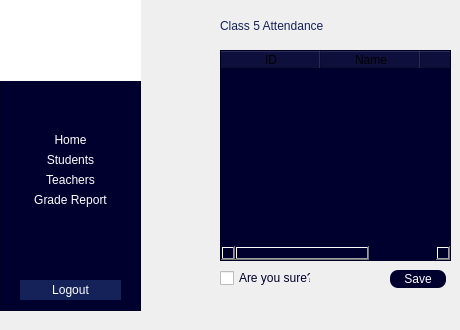
    <widget class="QWidget" name="page_5_Attendance">
     <widget class="QFrame" name="frame_23">
      <property name="geometry">
       <rect>
        <x>0</x>
        <y>-10</y>
        <width>141</width>
        <height>321</height>
       </rect>
      </property>
      <property name="styleSheet">
       <string notr="true">background-color: rgb(0, 0, 47);</string>
      </property>
      <property name="frameShape">
       <enum>QFrame::Shape::StyledPanel</enum>
      </property>
      <property name="frameShadow">
       <enum>QFrame::Shadow::Raised</enum>
      </property>
      <widget class="QPushButton" name="pushButton_76">
       <property name="geometry">
        <rect>
         <x>20</x>
         <y>140</y>
         <width>101</width>
         <height>20</height>
        </rect>
       </property>
       <property name="styleSheet">
        <string notr="true">border-radius:0px;
color:white;
font: 700 10pt &quot;Calibri&quot;;
</string>
       </property>
       <property name="text">
        <string>Home</string>
       </property>
      </widget>
      <widget class="QPushButton" name="pushButton_77">
       <property name="geometry">
        <rect>
         <x>20</x>
         <y>200</y>
         <width>101</width>
         <height>20</height>
        </rect>
       </property>
       <property name="styleSheet">
        <string notr="true">border-radius:0px;
color:white;
font: 700 10pt &quot;Calibri&quot;;
</string>
       </property>
       <property name="text">
        <string>Grade Report</string>
       </property>
      </widget>
      <widget class="QPushButton" name="pushButton_78">
       <property name="geometry">
        <rect>
         <x>20</x>
         <y>290</y>
         <width>101</width>
         <height>20</height>
        </rect>
       </property>
       <property name="styleSheet">
        <string notr="true">background-color: rgb(21, 34, 89,255);
color:white;
font: 700 10pt &quot;Calibri&quot;;
border-color: rgb(21, 34, 89);
border-radius:0;
border-style:none;</string>
       </property>
       <property name="text">
        <string>Logout</string>
       </property>
      </widget>
      <widget class="QLabel" name="label_58">
       <property name="geometry">
        <rect>
         <x>0</x>
         <y>0</y>
         <width>141</width>
         <height>91</height>
        </rect>
       </property>
       <property name="styleSheet">
        <string notr="true">background-color: rgb(255, 255, 255);</string>
       </property>
       <property name="text">
        <string/>
       </property>
       <property name="pixmap">
        <pixmap resource="school-logo.qrc">:/school-logo/new/prefix1/images/School Logo.jpeg</pixmap>
       </property>
       <property name="scaledContents">
        <bool>true</bool>
       </property>
      </widget>
      <widget class="QPushButton" name="pushButton_79">
       <property name="geometry">
        <rect>
         <x>20</x>
         <y>160</y>
         <width>101</width>
         <height>20</height>
        </rect>
       </property>
       <property name="styleSheet">
        <string notr="true">border-radius:0px;
color:white;
font: 700 10pt &quot;Calibri&quot;;
</string>
       </property>
       <property name="text">
        <string>Students</string>
       </property>
      </widget>
      <widget class="QPushButton" name="pushButton_80">
       <property name="geometry">
        <rect>
         <x>20</x>
         <y>180</y>
         <width>101</width>
         <height>20</height>
        </rect>
       </property>
       <property name="styleSheet">
        <string notr="true">border-radius:0px;
color:white;
font: 700 10pt &quot;Calibri&quot;;
</string>
       </property>
       <property name="text">
        <string>Teachers</string>
       </property>
      </widget>
     </widget>
     <widget class="QLabel" name="label_23">
      <property name="geometry">
       <rect>
        <x>220</x>
        <y>10</y>
        <width>231</width>
        <height>31</height>
       </rect>
      </property>
      <property name="styleSheet">
       <string notr="true">color:rgba(21,34,89,255);
font: 700 20pt &quot;Calibri&quot;;
border-width:0px;
border-style:none;
qproperty-alignment:AlignCenter;</string>
      </property>
      <property name="text">
       <string>Class 5 Attendance</string>
      </property>
     </widget>
     <widget class="QTableWidget" name="tableWidget_8">
      <property name="geometry">
       <rect>
        <x>220</x>
        <y>50</y>
        <width>231</width>
        <height>211</height>
       </rect>
      </property>
      <property name="styleSheet">
       <string notr="true">background-color: rgb(0, 0, 47);</string>
      </property>
      <column>
       <property name="text">
        <string>ID</string>
       </property>
      </column>
      <column>
       <property name="text">
        <string>Name</string>
       </property>
      </column>
      <column>
       <property name="text">
        <string>Present</string>
       </property>
      </column>
     </widget>
     <widget class="QCheckBox" name="checkBox_5">
      <property name="geometry">
       <rect>
        <x>220</x>
        <y>270</y>
        <width>91</width>
        <height>16</height>
       </rect>
      </property>
      <property name="styleSheet">
       <string notr="true">font: 700 11pt &quot;Calibri&quot;;
color: rgb(0, 0, 47);
qproperty-alignment:AlignCenter;</string>
      </property>
      <property name="text">
       <string>Are you sure?</string>
      </property>
     </widget>
     <widget class="QPushButton" name="pushButton_81">
      <property name="geometry">
       <rect>
        <x>390</x>
        <y>270</y>
        <width>56</width>
        <height>18</height>
       </rect>
      </property>
      <property name="styleSheet">
       <string notr="true">background-color: rgb(0, 0, 47);
color: rgb(255, 255, 255);
border-radius:8px;
font: 700 11pt &quot;Calibri&quot;;</string>
      </property>
      <property name="text">
       <string>Save</string>
      </property>
     </widget>
    </widget>
